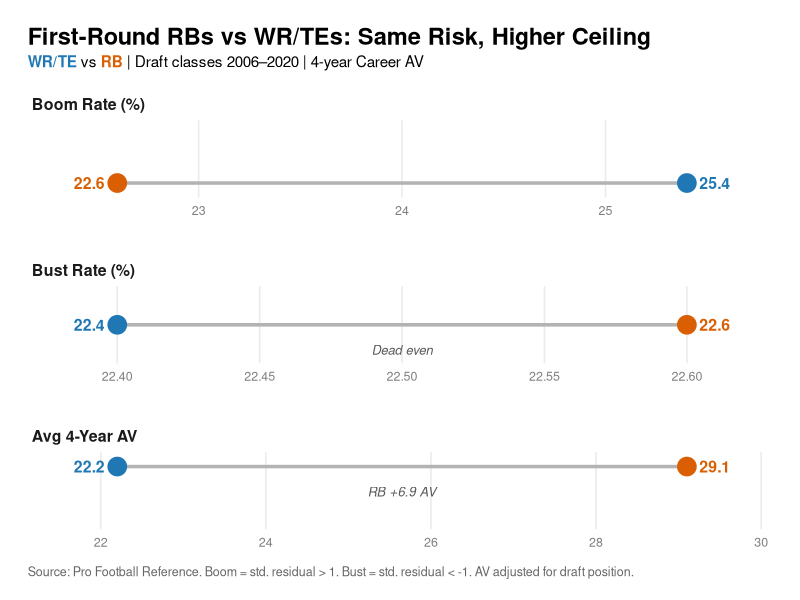

Recreate this plot in R.
# ============================================================================
# content/scripts/love_weapon_laundering_dumbbell.R
#
# RB vs WR/TE dumbbell comparison across Boom%, Bust%, and Avg 4-Yr AV.
# Companion graphic for the "Stop calling him a weapon" piece.
#
# Output: content/graphics/love_weapon_laundering_dumbbell.png
# ============================================================================

library(ggplot2)
library(dplyr)
library(ggtext)
library(glue)

# data ------------------------------------------------------------------------
# source: content/scripts/downs_positional_value_table.R (first-round picks,
# 2006-2020 classes, 4-year AV window)
dat <- tibble::tribble(
  ~metric,  ~metric_label,         ~wr_te, ~rb,
  "boom",   "Boom Rate (%)",       25.4,   22.6,
  "bust",   "Bust Rate (%)",       22.4,   22.6,
  "av",     "Avg 4-Year AV",       22.2,   29.1
) |>
  mutate(
    metric_label = factor(
      metric_label,
      levels = c("Boom Rate (%)", "Bust Rate (%)", "Avg 4-Year AV")
    ),
    # put labels on the OUTSIDE of each dumbbell so tied values (bust row) don't
    # collide. left_ = leftmost dot on the line, right_ = rightmost.
    left_val    = pmin(wr_te, rb),
    right_val   = pmax(wr_te, rb),
    left_color  = ifelse(wr_te <= rb, "#1F77B4", "#D95F02"),
    right_color = ifelse(wr_te <= rb, "#D95F02", "#1F77B4"),
    # gap annotation spells the story out in plain English
    gap_label = case_when(
      metric == "boom" ~ "WR/TE +2.8 pts",
      metric == "bust" ~ "Dead even",
      metric == "av"   ~ "RB +6.9 AV"
    )
  )

# colors ----------------------------------------------------------------------
col_wr   <- "#1F77B4"   # blue
col_rb   <- "#D95F02"   # burnt orange
col_line <- "grey70"

# plot ------------------------------------------------------------------------
p <- ggplot(dat, aes(y = metric_label)) +
  geom_segment(
    aes(x = wr_te, xend = rb, yend = metric_label),
    color     = col_line,
    linewidth = 1.2
  ) +
  geom_point(aes(x = wr_te), color = col_wr, size = 6) +
  geom_point(aes(x = rb),    color = col_rb, size = 6) +
  # outside value labels
  geom_text(
    aes(x = left_val, label = sprintf("%.1f", left_val), color = left_color),
    hjust = 1.4, size = 4, fontface = "bold"
  ) +
  geom_text(
    aes(x = right_val, label = sprintf("%.1f", right_val), color = right_color),
    hjust = -0.4, size = 4, fontface = "bold"
  ) +
  # gap annotation beneath each dumbbell
  geom_text(
    aes(x = (wr_te + rb) / 2, label = gap_label),
    vjust = 3, size = 3.3, color = "grey35", fontface = "italic"
  ) +
  scale_color_identity() +
  scale_x_continuous(expand = expansion(mult = c(0.15, 0.15))) +
  facet_wrap(~ metric_label, scales = "free_x", ncol = 1, strip.position = "top") +
  labs(
    title = "First-Round RBs vs WR/TEs: Same Risk, Higher Ceiling",
    subtitle = glue(
      "<span style='color:{col_wr};'>**WR/TE**</span> ",
      "vs ",
      "<span style='color:{col_rb};'>**RB**</span> ",
      "&nbsp;|&nbsp; Draft classes 2006–2020 &nbsp;|&nbsp; 4-year Career AV"
    ),
    caption = paste(
      "Source: Pro Football Reference.",
      "Boom = std. residual > 1. Bust = std. residual < -1.",
      "AV adjusted for draft position."
    )
  ) +
  theme_minimal(base_size = 12) +
  theme(
    plot.title         = element_text(face = "bold", size = 17, margin = margin(b = 4)),
    plot.subtitle      = element_markdown(size = 11, margin = margin(b = 18)),
    plot.caption       = element_text(color = "grey40", hjust = 0, size = 9,
                                      margin = margin(t = 12)),
    plot.caption.position = "plot",
    plot.title.position   = "plot",
    strip.text         = element_text(face = "bold", size = 11.5, hjust = 0,
                                      margin = margin(b = 6)),
    strip.placement    = "outside",
    axis.title         = element_blank(),
    axis.text.y        = element_blank(),
    axis.text.x        = element_text(color = "grey50", size = 9),
    panel.grid.minor   = element_blank(),
    panel.grid.major.y = element_blank(),
    panel.grid.major.x = element_line(color = "grey92"),
    panel.spacing.y    = unit(2.2, "lines"),
    plot.margin        = margin(20, 20, 15, 20)
  )

# save ------------------------------------------------------------------------
ggsave(
  filename = "graphics/love_weapon_laundering_dumbbell.png",
  plot     = p,
  width    = 8,
  height   = 6.5,
  dpi      = 300,
  bg       = "white"
)
